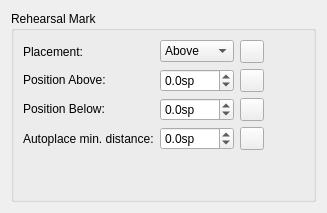
      <widget class="QWidget" name="page_7">
       <layout class="QVBoxLayout" name="verticalLayout_51">
        <item>
         <widget class="QGroupBox" name="groupBox_35">
          <property name="title">
           <string>Rehearsal Mark</string>
          </property>
          <layout class="QGridLayout" name="gridLayout_28">
           <item row="3" column="0">
            <widget class="QLabel" name="label_149">
             <property name="text">
              <string>Autoplace min. distance:</string>
             </property>
            </widget>
           </item>
           <item row="2" column="0">
            <widget class="QLabel" name="label_150">
             <property name="sizePolicy">
              <sizepolicy hsizetype="Fixed" vsizetype="Fixed">
               <horstretch>0</horstretch>
               <verstretch>0</verstretch>
              </sizepolicy>
             </property>
             <property name="text">
              <string>Position Below:</string>
             </property>
             <property name="buddy">
              <cstring>textLinePosBelow</cstring>
             </property>
            </widget>
           </item>
           <item row="0" column="1">
            <widget class="QComboBox" name="rehearsalMarkPlacement">
             <item>
              <property name="text">
               <string notr="true">Above</string>
              </property>
             </item>
             <item>
              <property name="text">
               <string notr="true">Below</string>
              </property>
             </item>
            </widget>
           </item>
           <item row="4" column="0">
            <spacer name="verticalSpacer_28">
             <property name="orientation">
              <enum>Qt::Vertical</enum>
             </property>
             <property name="sizeHint" stdset="0">
              <size>
               <width>20</width>
               <height>40</height>
              </size>
             </property>
            </spacer>
           </item>
           <item row="0" column="2">
            <widget class="QToolButton" name="resetRehearsalMarkPlacement">
             <property name="toolTip">
              <string>Reset to default</string>
             </property>
             <property name="accessibleName">
              <string>Reset 'Placement' value</string>
             </property>
             <property name="text">
              <string notr="true"/>
             </property>
             <property name="icon">
              <iconset resource="musescore.qrc">
               <normaloff>:/data/icons/edit-reset.svg</normaloff>:/data/icons/edit-reset.svg</iconset>
             </property>
            </widget>
           </item>
           <item row="2" column="1">
            <widget class="QDoubleSpinBox" name="rehearsalMarkPosBelow">
             <property name="sizePolicy">
              <sizepolicy hsizetype="Preferred" vsizetype="Fixed">
               <horstretch>0</horstretch>
               <verstretch>0</verstretch>
              </sizepolicy>
             </property>
             <property name="suffix">
              <string>sp</string>
             </property>
             <property name="decimals">
              <number>1</number>
             </property>
             <property name="minimum">
              <double>-100.000000000000000</double>
             </property>
             <property name="singleStep">
              <double>0.500000000000000</double>
             </property>
            </widget>
           </item>
           <item row="2" column="2">
            <widget class="QToolButton" name="resetRehearsalMarkPosBelow">
             <property name="toolTip">
              <string>Reset to default</string>
             </property>
             <property name="accessibleName">
              <string>Reset 'Position Below' value</string>
             </property>
             <property name="text">
              <string notr="true"/>
             </property>
             <property name="icon">
              <iconset resource="musescore.qrc">
               <normaloff>:/data/icons/edit-reset.svg</normaloff>:/data/icons/edit-reset.svg</iconset>
             </property>
            </widget>
           </item>
           <item row="1" column="0">
            <widget class="QLabel" name="label_151">
             <property name="sizePolicy">
              <sizepolicy hsizetype="Fixed" vsizetype="Fixed">
               <horstretch>0</horstretch>
               <verstretch>0</verstretch>
              </sizepolicy>
             </property>
             <property name="text">
              <string>Position Above:</string>
             </property>
             <property name="buddy">
              <cstring>textLinePosAbove</cstring>
             </property>
            </widget>
           </item>
           <item row="1" column="2">
            <widget class="QToolButton" name="resetRehearsalMarkPosAbove">
             <property name="toolTip">
              <string>Reset to default</string>
             </property>
             <property name="accessibleName">
              <string>Reset 'Position Above' value</string>
             </property>
             <property name="text">
              <string notr="true"/>
             </property>
             <property name="icon">
              <iconset resource="musescore.qrc">
               <normaloff>:/data/icons/edit-reset.svg</normaloff>:/data/icons/edit-reset.svg</iconset>
             </property>
            </widget>
           </item>
           <item row="1" column="1">
            <widget class="QDoubleSpinBox" name="rehearsalMarkPosAbove">
             <property name="sizePolicy">
              <sizepolicy hsizetype="Preferred" vsizetype="Fixed">
               <horstretch>0</horstretch>
               <verstretch>0</verstretch>
              </sizepolicy>
             </property>
             <property name="suffix">
              <string>sp</string>
             </property>
             <property name="decimals">
              <number>1</number>
             </property>
             <property name="minimum">
              <double>-100.000000000000000</double>
             </property>
             <property name="singleStep">
              <double>0.500000000000000</double>
             </property>
            </widget>
           </item>
           <item row="0" column="0">
            <widget class="QLabel" name="label_152">
             <property name="text">
              <string>Placement:</string>
             </property>
             <property name="buddy">
              <cstring>textLinePlacement</cstring>
             </property>
            </widget>
           </item>
           <item row="1" column="3">
            <spacer name="horizontalSpacer_36">
             <property name="orientation">
              <enum>Qt::Horizontal</enum>
             </property>
             <property name="sizeHint" stdset="0">
              <size>
               <width>40</width>
               <height>20</height>
              </size>
             </property>
            </spacer>
           </item>
           <item row="3" column="1">
            <widget class="QDoubleSpinBox" name="rehearsalMarkMinDistance">
             <property name="sizePolicy">
              <sizepolicy hsizetype="Preferred" vsizetype="Fixed">
               <horstretch>0</horstretch>
               <verstretch>0</verstretch>
              </sizepolicy>
             </property>
             <property name="suffix">
              <string>sp</string>
             </property>
             <property name="decimals">
              <number>1</number>
             </property>
             <property name="minimum">
              <double>-100.000000000000000</double>
             </property>
             <property name="singleStep">
              <double>0.500000000000000</double>
             </property>
            </widget>
           </item>
           <item row="3" column="2">
            <widget class="QToolButton" name="resetRehearsalMarkMinDistance">
             <property name="toolTip">
              <string>Reset to default</string>
             </property>
             <property name="accessibleName">
              <string>Reset 'Autoplace min. distance' value</string>
             </property>
             <property name="text">
              <string notr="true"/>
             </property>
             <property name="icon">
              <iconset resource="musescore.qrc">
               <normaloff>:/data/icons/edit-reset.svg</normaloff>:/data/icons/edit-reset.svg</iconset>
             </property>
            </widget>
           </item>
          </layout>
         </widget>
        </item>
       </layout>
      </widget>
